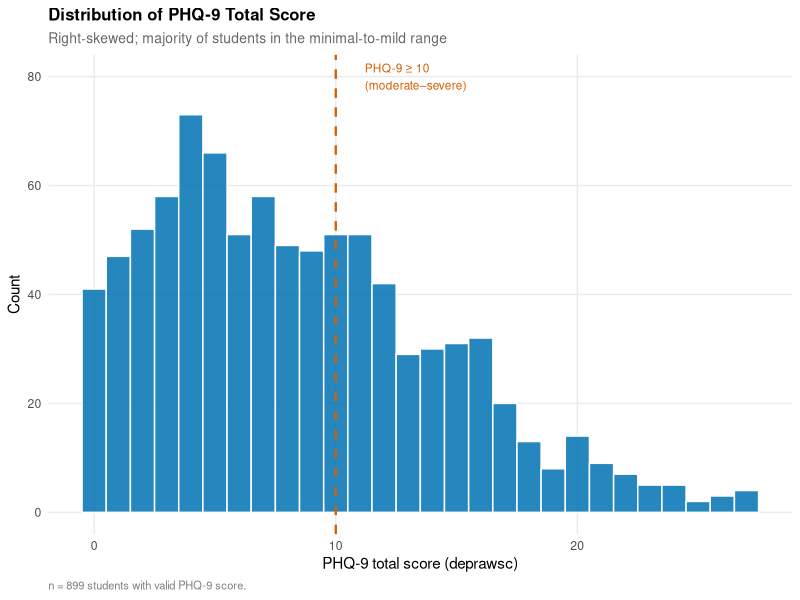
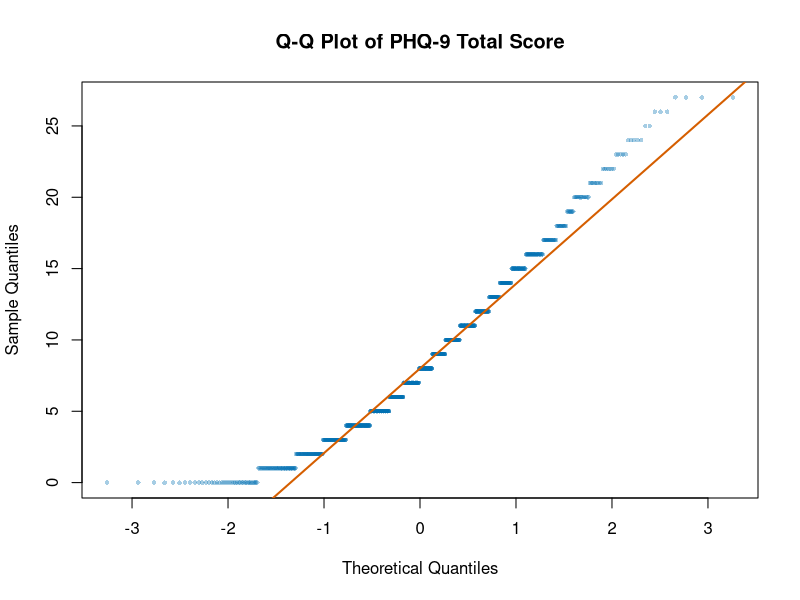
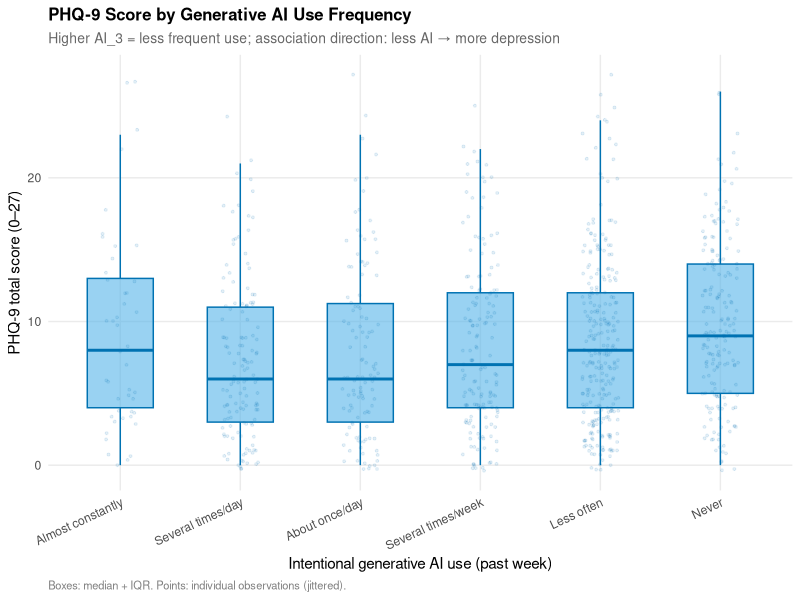

Write R code to recreate these figures, in order.
## ---- chunk 1
knitr::opts_chunk$set(
  echo    = FALSE,
  warning = FALSE,
  message = FALSE,
  fig.width  = 6.5,
  fig.height = 4,
  fig.align  = "center"
)
## ---- chunk 2
library(dplyr)
library(tidyr)
library(tibble)
library(ggplot2)
library(knitr)
library(kableExtra)
library(rstatix)   # dunn_test(), kruskal_effsize()
## ---- chunk 3
# Consistent, color-blind and B&W-friendly ggplot theme
theme_report <- function() {
  theme_minimal(base_size = 11) +
    theme(
      plot.title    = element_text(face = "bold", size = 12),
      plot.subtitle = element_text(color = "grey40", size = 10),
      plot.caption  = element_text(color = "grey50", size = 8, hjust = 0),
      panel.grid.minor = element_blank(),
      legend.position  = "bottom"
    )
}
# Palette: distinct in greyscale and for common color-blind types (deuteranopia/protanopia)
cb_pal <- c("#0072B2","#E69F00","#009E73","#CC79A7","#56B4E9","#D55E00")
## ---- chunk 4
hms_raw <- read.csv("HMS_Small.csv")

hms <- hms_raw %>%
  transmute(
    age       = as.numeric(age),
    AI_3      = as.numeric(AI_3),
    deprawsc  = as.numeric(deprawsc),
    anx_score = as.numeric(anx_score),
    flourish  = as.numeric(flourish)
  ) %>%
  filter(!is.na(age), !is.na(AI_3), AI_3 %in% 1:6) %>%
  mutate(
    deprawsc  = ifelse(deprawsc  >= 0 & deprawsc  <= 27, deprawsc,  NA_real_),
    anx_score = ifelse(anx_score >= 0 & anx_score <= 21, anx_score, NA_real_),
    flourish  = ifelse(flourish  >= 8  & flourish  <= 56, flourish,  NA_real_),
    AI_3_f    = factor(AI_3, levels = 1:6,
                  labels = c("Almost constantly","Several times/day",
                             "About once/day","Several times/week",
                             "Less often","Never"),
                  ordered = TRUE),
    # Reverse-code for intuitive direction (6=constantly, 1=never)
    AI_use    = 7L - AI_3
  )

hms_dep <- hms %>% filter(!is.na(deprawsc))
hms_anx <- hms %>% filter(!is.na(anx_score))
hms_flo <- hms %>% filter(!is.na(flourish))
## ---- chunk 5
var_desc <- tibble(
  Variable    = c("age", "AI\\_3", "deprawsc", "anx\\_score", "flourish"),
  Type        = c("Continuous","Ordinal (6 levels)","Count (0–27)",
                  "Count (0–21)","Discrete (8–56)"),
  Role        = c("Covariate","Primary predictor","Primary outcome",
                  "Secondary outcome","Secondary outcome"),
  Description = c(
    "Student age in years (M = 20.1, SD = 2.7)",
    "Intentional generative AI use frequency in past week: 1 = Almost constantly ... 6 = Never",
    "PHQ-9 total score; ≥10 = moderate-to-severe depression",
    "GAD-7 total score; ≥10 = moderate-to-severe anxiety",
    "Diener Flourishing Scale sum (8 items, 7-pt Likert)"
  )
)
kable(var_desc, booktabs = TRUE, escape = FALSE,
      caption = "Description of variables used in this analysis.") %>%
  kable_styling(latex_options = c("hold_position","scale_down"), full_width = FALSE) %>%
  column_spec(4, width = "6.5cm")
## ---- chunk 6
miss_tbl <- tibble(
  Variable  = c("age","AI\\_3","deprawsc","anx\\_score","flourish"),
  N_valid   = c(sum(!is.na(hms$age)), sum(!is.na(hms$AI_3)),
                sum(!is.na(hms$deprawsc)), sum(!is.na(hms$anx_score)),
                sum(!is.na(hms$flourish))),
  N_missing = c(sum(is.na(hms$age)), sum(is.na(hms$AI_3)),
                sum(is.na(hms$deprawsc)), sum(is.na(hms$anx_score)),
                sum(is.na(hms$flourish)))
) %>%
  mutate(`% Missing` = round(100 * N_missing / 936, 1),
         N_total = 936) %>%
  select(Variable, N_total, N_valid, N_missing, `% Missing`)

kable(miss_tbl, booktabs = TRUE, escape = FALSE,
      caption = "Missingness summary (analytic sample n = 936).") %>%
  kable_styling(latex_options = "hold_position", full_width = FALSE)
## ---- chunk 7
hms_dep %>%
  ggplot(aes(x = deprawsc)) +
  geom_histogram(binwidth = 1, fill = "#0072B2", color = "white", alpha = 0.85) +
  geom_vline(xintercept = 10, linetype = "dashed", color = "#D55E00", linewidth = 0.8) +
  annotate("text", x = 11.2, y = 80, label = "PHQ-9 ≥ 10\n(moderate–severe)",
           hjust = 0, size = 3, color = "#D55E00") +
  labs(
    title    = "Distribution of PHQ-9 Total Score",
    subtitle = "Right-skewed; majority of students in the minimal-to-mild range",
    x        = "PHQ-9 total score (deprawsc)",
    y        = "Count",
    caption  = sprintf("n = %d students with valid PHQ-9 score.", nrow(hms_dep))
  ) +
  theme_report()
## ---- chunk 8
set.seed(42)
shap_res <- shapiro.test(sample(hms_dep$deprawsc, 200))
## ---- chunk 9
qqnorm(hms_dep$deprawsc, pch = 16, col = adjustcolor("#0072B2", 0.35), cex = 0.6,
       main = "Q-Q Plot of PHQ-9 Total Score",
       xlab = "Theoretical Quantiles", ylab = "Sample Quantiles")
qqline(hms_dep$deprawsc, col = "#D55E00", lwd = 2)
## ---- chunk 10
hms_dep %>%
  ggplot(aes(x = AI_3_f, y = deprawsc)) +
  geom_boxplot(outlier.shape = NA, fill = "#56B4E9", color = "#0072B2",
               alpha = 0.6, width = 0.55) +
  geom_jitter(width = 0.15, alpha = 0.10, size = 0.7, color = "#0072B2") +
  labs(
    title    = "PHQ-9 Score by Generative AI Use Frequency",
    subtitle = "Higher AI_3 = less frequent use; association direction: less AI → more depression",
    x        = "Intentional generative AI use (past week)",
    y        = "PHQ-9 total score (0–27)",
    caption  = "Boxes: median + IQR. Points: individual observations (jittered)."
  ) +
  theme_report() +
  theme(axis.text.x = element_text(angle = 25, hjust = 1))
## ---- chunk 11
desc_tbl <- hms_dep %>%
  group_by(`AI Use Group` = AI_3_f) %>%
  summarise(
    n      = n(),
    Median = round(median(deprawsc), 1),
    Mean   = round(mean(deprawsc), 2),
    SD     = round(sd(deprawsc), 2),
    Q1     = round(quantile(deprawsc, 0.25), 1),
    Q3     = round(quantile(deprawsc, 0.75), 1),
    `% ≥ 10` = round(100 * mean(deprawsc >= 10), 1),
    .groups = "drop"
  )

kable(desc_tbl, booktabs = TRUE,
      caption = "Descriptive statistics of PHQ-9 score by AI use frequency group. '\\% $\\geq$ 10' denotes the proportion meeting the moderate-to-severe depression threshold.") %>%
  kable_styling(latex_options = c("hold_position","scale_down"), full_width = FALSE)
## ---- chunk 12
sp_ai_dep  <- cor.test(hms_dep$AI_3, hms_dep$deprawsc,  method = "spearman", exact = FALSE)
sp_age_dep <- cor.test(hms_dep$age,  hms_dep$deprawsc,  method = "spearman", exact = FALSE)
sp_ai_anx  <- cor.test(hms_anx$AI_3, hms_anx$anx_score, method = "spearman", exact = FALSE)
sp_ai_flo  <- cor.test(hms_flo$AI_3, hms_flo$flourish,  method = "spearman", exact = FALSE)

sp_tbl <- tibble(
  Pair = c("AI\\_3 vs deprawsc","age vs deprawsc",
           "AI\\_3 vs anx\\_score","AI\\_3 vs flourish"),
  n    = c(nrow(hms_dep), nrow(hms_dep), nrow(hms_anx), nrow(hms_flo)),
  `Spearman ρ` = round(c(sp_ai_dep$estimate, sp_age_dep$estimate,
                          sp_ai_anx$estimate, sp_ai_flo$estimate), 3),
  `p-value` = sapply(list(sp_ai_dep, sp_age_dep, sp_ai_anx, sp_ai_flo), function(x)
                ifelse(x$p.value < 0.001, "< 0.001", sprintf("%.3f", x$p.value))),
  Significant = c("Yes","No","Yes","Yes")
)

kable(sp_tbl, booktabs = TRUE, escape = FALSE,
      caption = "Spearman rank correlations between predictors and mental health outcomes. Positive ρ for AI\\_3 indicates that less frequent AI use (higher AI\\_3 code) is associated with worse mental health outcomes.") %>%
  kable_styling(latex_options = "hold_position", full_width = FALSE)
## ---- chunk 13
kw_res  <- kruskal.test(deprawsc ~ AI_3_f, data = hms_dep)
kw_eta2 <- (kw_res$statistic - 6 + 1) / (nrow(hms_dep) - 6)  # eta-squared_H
## ---- chunk 14
dunn_res <- dunn_test(hms_dep, deprawsc ~ AI_3_f, p.adjust.method = "BH") %>%
  mutate(
    sig = case_when(
      p.adj < 0.001 ~ "***",
      p.adj < 0.01  ~ "**",
      p.adj < 0.05  ~ "*",
      TRUE          ~ "ns"
    )
  )

# Show only significant pairs
dunn_sig <- dunn_res %>%
  filter(p.adj < 0.05) %>%
  select(group1, group2, statistic, p, p.adj, sig) %>%
  mutate(
    statistic = round(statistic, 2),
    p         = ifelse(p < 0.001, "< 0.001", sprintf("%.3f", p)),
    p.adj     = ifelse(as.numeric(p.adj) < 0.001, "< 0.001", sprintf("%.3f", as.numeric(p.adj)))
  ) %>%
  rename(Group1 = group1, Group2 = group2,
         `Z statistic` = statistic, `p (raw)` = p,
         `p (BH-adjusted)` = p.adj, Significance = sig)

kable(dunn_sig, booktabs = TRUE,
      caption = sprintf("Significant pairwise comparisons from Dunn's post-hoc test (BH-adjusted; %d of 15 pairs shown). Only pairs with adjusted p < 0.05 are displayed.", nrow(dunn_sig))) %>%
  kable_styling(latex_options = c("hold_position","scale_down"), full_width = FALSE)
## ---- chunk 15
lm_mod <- lm(deprawsc ~ AI_3 + age, data = hms)
lm_s   <- summary(lm_mod)
ci_mat <- confint(lm_mod)

lm_tbl <- as.data.frame(lm_s$coefficients) %>%
  rownames_to_column("Term") %>%
  mutate(
    `β` = round(Estimate, 3),
    SE  = round(`Std. Error`, 3),
    `95% CI` = sprintf("[%.3f, %.3f]", ci_mat[,1], ci_mat[,2]),
    t   = round(`t value`, 2),
    `p-value` = ifelse(`Pr(>|t|)` < 0.001, "< 0.001", sprintf("%.3f", `Pr(>|t|)`))
  ) %>%
  select(Term, `β`, SE, `95% CI`, t, `p-value`) %>%
  mutate(Term = c("Intercept","AI\\_3 (1 = constantly → 6 = never)","Age (years)"))

kable(lm_tbl, booktabs = TRUE, escape = FALSE,
      caption = sprintf("Multiple linear regression: deprawsc ~ AI\\_3 + age (n = %d, R² = %.3f). Each one-unit increase in AI\\_3 corresponds to shifting one level toward less frequent AI use.", sum(!is.na(hms$deprawsc) & !is.na(hms$AI_3) & !is.na(hms$age)), lm_s$r.squared)) %>%
  kable_styling(latex_options = "hold_position", full_width = FALSE)
## ---- chunk 16
# Anxiety
kw_anx  <- kruskal.test(anx_score ~ AI_3_f, data = hms_anx)
eta2_anx <- (kw_anx$statistic - 6 + 1) / (nrow(hms_anx) - 6)

lm_anx <- lm(anx_score ~ AI_3 + age, data = hms)
ci_anx <- confint(lm_anx)["AI_3",]
lm_anx_s <- summary(lm_anx)

# Flourishing
kw_flo   <- kruskal.test(flourish ~ AI_3_f, data = hms_flo)
eta2_flo <- (kw_flo$statistic - 6 + 1) / (nrow(hms_flo) - 6)

lm_flo   <- lm(flourish ~ AI_3 + age, data = hms)
ci_flo   <- confint(lm_flo)["AI_3",]
lm_flo_s <- summary(lm_flo)

sec_tbl <- tibble(
  Outcome = c("Anxiety (GAD-7)", "Flourishing (Diener)"),
  `Spearman ρ (AI_3)` = c(round(sp_ai_anx$estimate,3), round(sp_ai_flo$estimate,3)),
  `ρ p-value` = c("< 0.001","< 0.001"),
  `KW χ²`    = c(round(kw_anx$statistic,2), round(kw_flo$statistic,2)),
  `KW p`     = c("< 0.001","< 0.001"),
  `η²_H`     = c(round(eta2_anx,3), round(eta2_flo,3)),
  `β (AI_3)` = c(round(coef(lm_anx)["AI_3"],3), round(coef(lm_flo)["AI_3"],3)),
  `95% CI β` = c(sprintf("[%.3f, %.3f]", ci_anx[1], ci_anx[2]),
                 sprintf("[%.3f, %.3f]", ci_flo[1], ci_flo[2])),
  `R²`       = c(round(lm_anx_s$r.squared,3), round(lm_flo_s$r.squared,3))
)

kable(sec_tbl, booktabs = TRUE,
      caption = "Summary of secondary outcome analyses. Positive ρ and β for AI\\_3 indicate that less frequent AI use is associated with worse outcomes (higher anxiety or lower flourishing).") %>%
  kable_styling(latex_options = c("hold_position","scale_down"), full_width = FALSE) %>%
  column_spec(8, width = "2.8cm")
